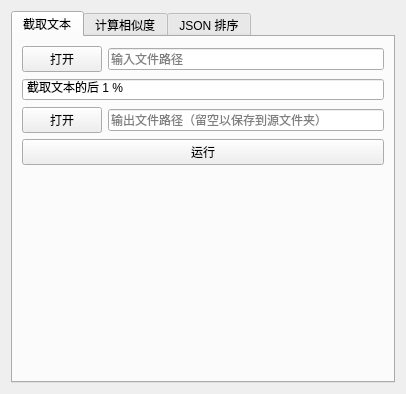
<?xml version="1.0" encoding="UTF-8"?>
<ui version="4.0">
 <class>TextProcWidget</class>
 <widget class="QWidget" name="TextProcWidget">
  <property name="geometry">
   <rect>
    <x>0</x>
    <y>0</y>
    <width>406</width>
    <height>394</height>
   </rect>
  </property>
  <property name="windowTitle">
   <string>Form</string>
  </property>
  <layout class="QHBoxLayout" name="horizontalLayout">
   <item>
    <widget class="QTabWidget" name="TextProcChildTab">
     <property name="currentIndex">
      <number>0</number>
     </property>
     <property name="movable">
      <bool>true</bool>
     </property>
     <widget class="QWidget" name="CropText">
      <attribute name="title">
       <string>截取文本</string>
      </attribute>
      <attribute name="toolTip">
       <string>截取文本的尾部
通常用于重要内容在文本尾部的情况，如报错时的日志</string>
      </attribute>
      <layout class="QVBoxLayout" name="verticalLayout_6">
       <item>
        <layout class="QHBoxLayout" name="CropTextInput">
         <item>
          <widget class="QPushButton" name="CropTextInPathOpen">
           <property name="text">
            <string>打开</string>
           </property>
          </widget>
         </item>
         <item>
          <widget class="QLineEdit" name="CropTextInPath">
           <property name="placeholderText">
            <string>输入文件路径</string>
           </property>
           <property name="clearButtonEnabled">
            <bool>true</bool>
           </property>
          </widget>
         </item>
        </layout>
       </item>
       <item>
        <widget class="QSpinBox" name="CropTextRatioSpinbox">
         <property name="sizePolicy">
          <sizepolicy hsizetype="Expanding" vsizetype="Fixed">
           <horstretch>0</horstretch>
           <verstretch>0</verstretch>
          </sizepolicy>
         </property>
         <property name="buttonSymbols">
          <enum>QAbstractSpinBox::ButtonSymbols::NoButtons</enum>
         </property>
         <property name="suffix">
          <string> %</string>
         </property>
         <property name="prefix">
          <string>截取文本的后 </string>
         </property>
         <property name="minimum">
          <number>1</number>
         </property>
         <property name="maximum">
          <number>100</number>
         </property>
        </widget>
       </item>
       <item>
        <layout class="QHBoxLayout" name="CropTextOutput">
         <item>
          <widget class="QPushButton" name="CropTextOutPathOpen">
           <property name="text">
            <string>打开</string>
           </property>
          </widget>
         </item>
         <item>
          <widget class="QLineEdit" name="CropTextOutPath">
           <property name="placeholderText">
            <string>输出文件路径（留空以保存到源文件夹）</string>
           </property>
           <property name="clearButtonEnabled">
            <bool>true</bool>
           </property>
          </widget>
         </item>
        </layout>
       </item>
       <item>
        <widget class="QPushButton" name="CroptextRun">
         <property name="text">
          <string>运行</string>
         </property>
        </widget>
       </item>
       <item>
        <spacer name="CropTextSpacer">
         <property name="orientation">
          <enum>Qt::Orientation::Vertical</enum>
         </property>
         <property name="sizeHint" stdset="0">
          <size>
           <width>0</width>
           <height>0</height>
          </size>
         </property>
        </spacer>
       </item>
      </layout>
     </widget>
     <widget class="QWidget" name="CalSim">
      <attribute name="title">
       <string>计算相似度</string>
      </attribute>
      <attribute name="toolTip">
       <string>使用嵌入模型计算两个字符串的语义相似度</string>
      </attribute>
      <layout class="QVBoxLayout" name="verticalLayout_14">
       <item>
        <layout class="QHBoxLayout" name="CalSimModel">
         <item>
          <widget class="QComboBox" name="CalSimModelDropdown">
           <property name="sizePolicy">
            <sizepolicy hsizetype="Expanding" vsizetype="Fixed">
             <horstretch>0</horstretch>
             <verstretch>0</verstretch>
            </sizepolicy>
           </property>
           <property name="placeholderText">
            <string>需要刷新</string>
           </property>
          </widget>
         </item>
         <item>
          <widget class="QPushButton" name="CalSimModelRefresh">
           <property name="text">
            <string>刷新</string>
           </property>
          </widget>
         </item>
         <item>
          <widget class="QPushButton" name="CalSimPersistentModel">
           <property name="text">
            <string>持久模型</string>
           </property>
           <property name="checkable">
            <bool>true</bool>
           </property>
          </widget>
         </item>
        </layout>
       </item>
       <item>
        <layout class="QHBoxLayout" name="CalSimInput">
         <item>
          <widget class="QLineEdit" name="CalSimIn1">
           <property name="placeholderText">
            <string>输入文本 1</string>
           </property>
           <property name="clearButtonEnabled">
            <bool>true</bool>
           </property>
          </widget>
         </item>
         <item>
          <widget class="QLineEdit" name="CalSimIn2">
           <property name="placeholderText">
            <string>输入文本 2</string>
           </property>
           <property name="clearButtonEnabled">
            <bool>true</bool>
           </property>
          </widget>
         </item>
        </layout>
       </item>
       <item>
        <layout class="QHBoxLayout" name="CalSimBtns">
         <item>
          <widget class="QPushButton" name="CalSimRun">
           <property name="text">
            <string>计算</string>
           </property>
          </widget>
         </item>
         <item>
          <widget class="QPushButton" name="CalSimUnload">
           <property name="text">
            <string>卸载模型</string>
           </property>
          </widget>
         </item>
        </layout>
       </item>
       <item>
        <spacer name="CalSimSpacer">
         <property name="orientation">
          <enum>Qt::Orientation::Vertical</enum>
         </property>
         <property name="sizeHint" stdset="0">
          <size>
           <width>0</width>
           <height>0</height>
          </size>
         </property>
        </spacer>
       </item>
      </layout>
     </widget>
     <widget class="QWidget" name="JsonSorter">
      <attribute name="title">
       <string>JSON 排序</string>
      </attribute>
      <attribute name="toolTip">
       <string>将JSON的键值对按键的顺序排序</string>
      </attribute>
      <layout class="QVBoxLayout" name="verticalLayout_15">
       <item>
        <layout class="QHBoxLayout" name="JsonSorterIn">
         <item>
          <widget class="QPushButton" name="JsonSorterInOpen">
           <property name="text">
            <string>打开</string>
           </property>
          </widget>
         </item>
         <item>
          <widget class="QLineEdit" name="JsonSorterInPath">
           <property name="placeholderText">
            <string>输入文件路径</string>
           </property>
           <property name="clearButtonEnabled">
            <bool>true</bool>
           </property>
          </widget>
         </item>
        </layout>
       </item>
       <item>
        <widget class="QPushButton" name="JsonSorterRun">
         <property name="text">
          <string>运行</string>
         </property>
        </widget>
       </item>
       <item>
        <spacer name="JsonSorterSpacer">
         <property name="orientation">
          <enum>Qt::Orientation::Vertical</enum>
         </property>
         <property name="sizeHint" stdset="0">
          <size>
           <width>0</width>
           <height>0</height>
          </size>
         </property>
        </spacer>
       </item>
      </layout>
     </widget>
    </widget>
   </item>
  </layout>
 </widget>
 <resources/>
 <connections/>
</ui>
